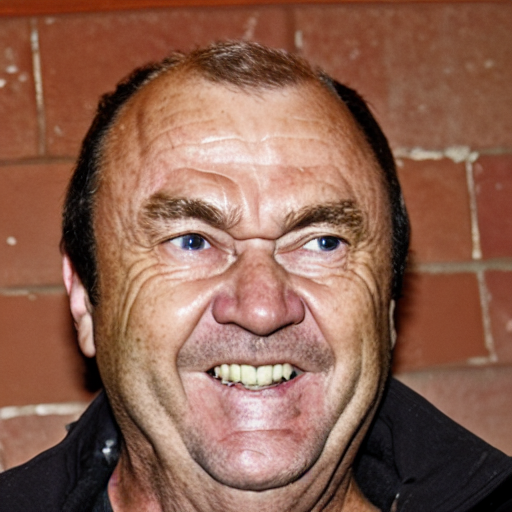
#> input picture test/ref/0.png, 512 x 512 px, found by its file name; its folder holds only this picture in this run
$ python process_test_images.py
#> lines starting #> are read from the running program, lines starting #| are printed output that depends on the picture
# 把原始图片转换为低分辨率并保存，用于推理。
import cv2
import os

input_dir = "/Users/leon.w/workspace/learn/FaceMe/test/ref"
output_dir = "/Users/leon.w/workspace/learn/FaceMe/test/lq"

# 创建输出目录
os.makedirs(output_dir, exist_ok=True)

target_size = 256  # 目标短边长度

for filename in os.listdir(input_dir):
    filepath = os.path.join(input_dir, filename)

    if filename.lower().endswith(('.jpg', '.jpeg', '.png', '.bmp')):
        img = cv2.imread(filepath)
#> img is the input picture: shape (512, 512, 3); mean B, G, R 79.9, 97.4, 139.7

        if img is not None:
            # 计算保持比例的新尺寸
            h, w = img.shape[:2]
#> h = 512; w = 512
            if h > w:
                new_w = target_size
                new_h = int(h * (target_size / w))
            else:
                new_h = target_size
                new_w = int(w * (target_size / h))
#> new_w = 256

            # 调整大小
            img = cv2.resize(img, (new_w, new_h))
#> img: shape (256, 256, 3)

            # 高斯模糊
            img = cv2.GaussianBlur(img, (9, 9), 0)
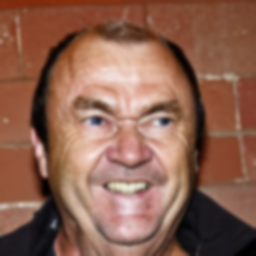
#> img: shape (256, 256, 3); mean B, G, R 80, 97.5, 139.8

            # 保存为原始格式
            output_path = os.path.join(output_dir, filename)

            # 根据文件扩展名选择保存参数
            ext = os.path.splitext(filename)[1].lower()
            if ext in ['.jpg', '.jpeg']:
                # JPEG 格式，使用质量参数
                cv2.imwrite(output_path, img, [int(cv2.IMWRITE_JPEG_QUALITY), 30])
            elif ext == '.png':
                # PNG 格式，使用压缩参数
                cv2.imwrite(output_path, img, [int(cv2.IMWRITE_PNG_COMPRESSION), 6])
            else:
                # 其他格式，直接保存
                cv2.imwrite(output_path, img)

            print(f"Processed: {filename}")
        else:
            print(f"Failed to read: {filename}")

print("\nAll images processed!")

$ run again, on test/ref/1.png
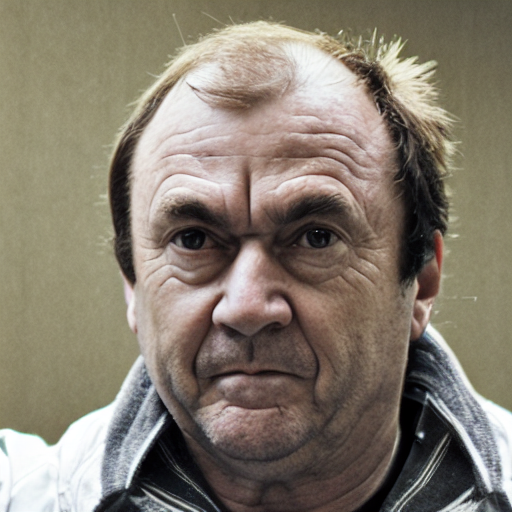
#> input picture test/ref/1.png, 512 x 512 px, found by its file name
#> img is the input picture: shape (512, 512, 3); mean B, G, R 110.9, 124.4, 133.4
#> `img = cv2.resize(img, (new_w, new_h))`:
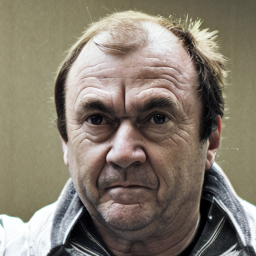
#> img: shape (256, 256, 3); mean B, G, R 111.1, 124.6, 133.5
#> `img = cv2.GaussianBlur(img, (9, 9), 0)`:
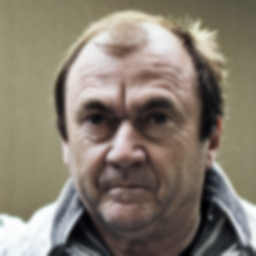
#> img: shape (256, 256, 3); mean B, G, R 111.1, 124.6, 133.5

$ run again, on test/ref/2.png
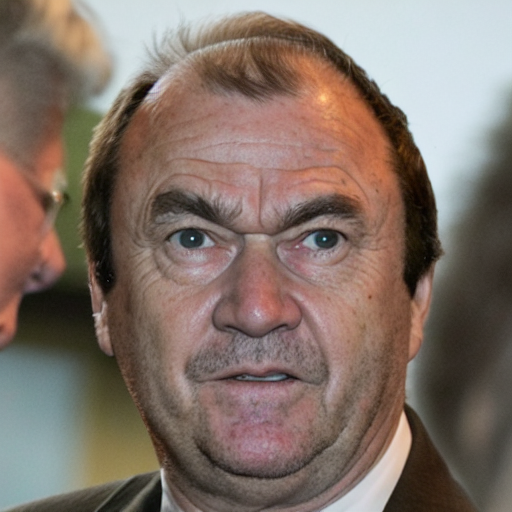
#> input picture test/ref/2.png, 512 x 512 px, found by its file name
#> img is the input picture: shape (512, 512, 3); mean B, G, R 104, 113.5, 129.7
#> `img = cv2.GaussianBlur(img, (9, 9), 0)`:
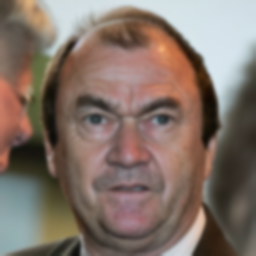
#> img: shape (256, 256, 3); mean B, G, R 104.1, 113.7, 129.9

$ run again, on test/ref/3.png
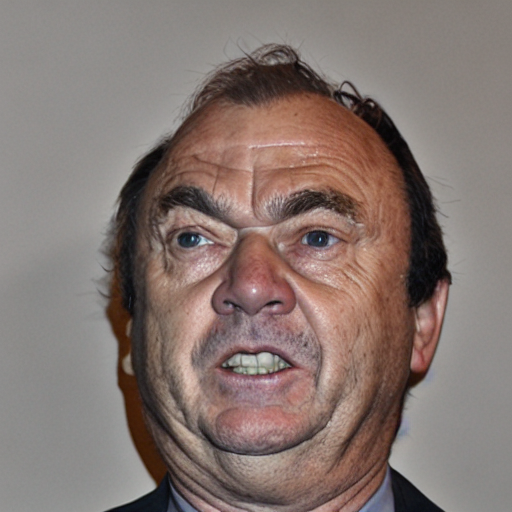
#> input picture test/ref/3.png, 512 x 512 px, found by its file name
#> img is the input picture: shape (512, 512, 3); mean B, G, R 112.5, 117.8, 133.1
#> `img = cv2.GaussianBlur(img, (9, 9), 0)`:
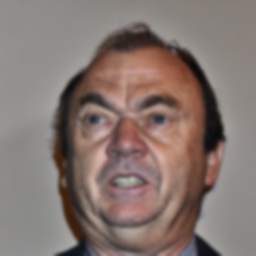
#> img: shape (256, 256, 3); mean B, G, R 112.6, 117.9, 133.2
